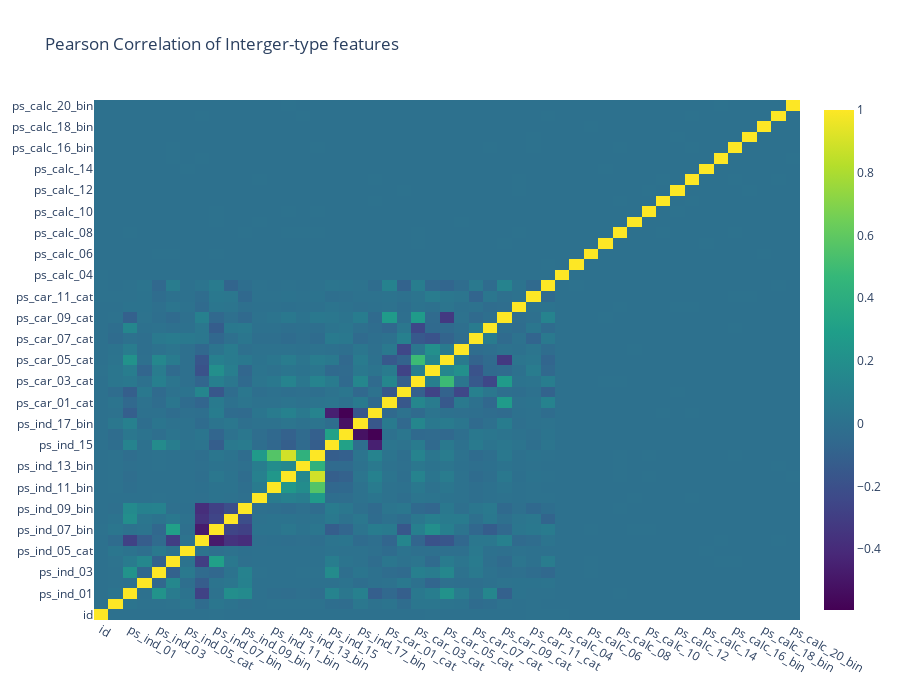

Source (notebook cell):
### Markdown cell above
#### **Corelation of interger features**

### Code cell
# train_int = train_int.drop(['id', 'target'], axis=1)
# colormap = plt.cm.bone
# plt.figure(figsize=(21, 16))
# plt.title('Pearson correlation of categorical features', y=1.05, size=15)
# sns.heatmap(train_cat.corr(), linewidths=0.1, vmax=1.0, square=True, cmap=colormap, linecolor='white', annot=False)
data = [
        go.Heatmap(
            z=train_int.corr().values, 
            x=train_int.columns.values, 
            y=train_int.columns.values, 
            colorscale='Viridis', 
            reversescale=False, 
            text=train_int.corr().values, 
            opacity=1.0
        )
]

layout = go.Layout(
    title='Pearson Correlation of Interger-type features', 
    xaxis=dict(ticks='', nticks=36), 
    yaxis=dict(ticks=''), 
    width=900, 
    height=700
)

fig = go.Figure(data=data, layout=layout)
py.iplot(fig, filename='labelled-heatmap')

### Figure 1 — Plotly figure (JSON) as saved in the notebook; plotly's stock layout.template omitted (floating-point values rounded to 4 significant figures; data arrays with more than 128 entries replaced by an {"elided": "..."} marker saying what was removed)
{"data": [{"opacity": 1, "colorscale": [[0, "#440154"], [0.1111, "#482878"], [0.2222, "#3e4989"], [0.3333, "#31688e"], [0.4444, "#26828e"], [0.5556, "#1f9e89"], [0.6667, "#35b779"], [0.7778, "#6ece58"], [0.8889, "#b5de2b"], [1, "#fde725"]], "text": {"elided": "49x49 float values"}, "reversescale": false, "y": ["id", "target", "ps_ind_01", "ps_ind_02_cat", "ps_ind_03", "ps_ind_04_cat", "ps_ind_05_cat", "ps_ind_06_bin", "ps_ind_07_bin", "ps_ind_08_bin", "ps_ind_09_bin", "ps_ind_10_bin", "ps_ind_11_bin", "ps_ind_12_bin", "ps_ind_13_bin", "ps_ind_14", "ps_ind_15", "ps_ind_16_bin", "ps_ind_17_bin", "ps_ind_18_bin", "ps_car_01_cat", "ps_car_02_cat", "ps_car_03_cat", "ps_car_04_cat", "ps_car_05_cat", "ps_car_06_cat", "ps_car_07_cat", "ps_car_08_cat", "ps_car_09_cat", "ps_car_10_cat", "ps_car_11_cat", "ps_car_11", "ps_calc_04", "ps_calc_05", "ps_calc_06", "ps_calc_07", "ps_calc_08", "ps_calc_09", "ps_calc_10", "ps_calc_11", "ps_calc_12", "ps_calc_13", "ps_calc_14", "ps_calc_15_bin", "ps_calc_16_bin", "ps_calc_17_bin", "ps_calc_18_bin", "ps_calc_19_bin", "ps_calc_20_bin"], "x": ["id", "target", "ps_ind_01", "ps_ind_02_cat", "ps_ind_03", "ps_ind_04_cat", "ps_ind_05_cat", "ps_ind_06_bin", "ps_ind_07_bin", "ps_ind_08_bin", "ps_ind_09_bin", "ps_ind_10_bin", "ps_ind_11_bin", "ps_ind_12_bin", "ps_ind_13_bin", "ps_ind_14", "ps_ind_15", "ps_ind_16_bin", "ps_ind_17_bin", "ps_ind_18_bin", "ps_car_01_cat", "ps_car_02_cat", "ps_car_03_cat", "ps_car_04_cat", "ps_car_05_cat", "ps_car_06_cat", "ps_car_07_cat", "ps_car_08_cat", "ps_car_09_cat", "ps_car_10_cat", "ps_car_11_cat", "ps_car_11", "ps_calc_04", "ps_calc_05", "ps_calc_06", "ps_calc_07", "ps_calc_08", "ps_calc_09", "ps_calc_10", "ps_calc_11", "ps_calc_12", "ps_calc_13", "ps_calc_14", "ps_calc_15_bin", "ps_calc_16_bin", "ps_calc_17_bin", "ps_calc_18_bin", "ps_calc_19_bin", "ps_calc_20_bin"], "z": {"elided": "49x49 float values"}, "type": "heatmap"}], "layout": {"title": {"text": "Pearson Correlation of Interger-type features"}, "yaxis": {"ticks": ""}, "height": 700, "width": 900, "xaxis": {"nticks": 36, "ticks": ""}}}
